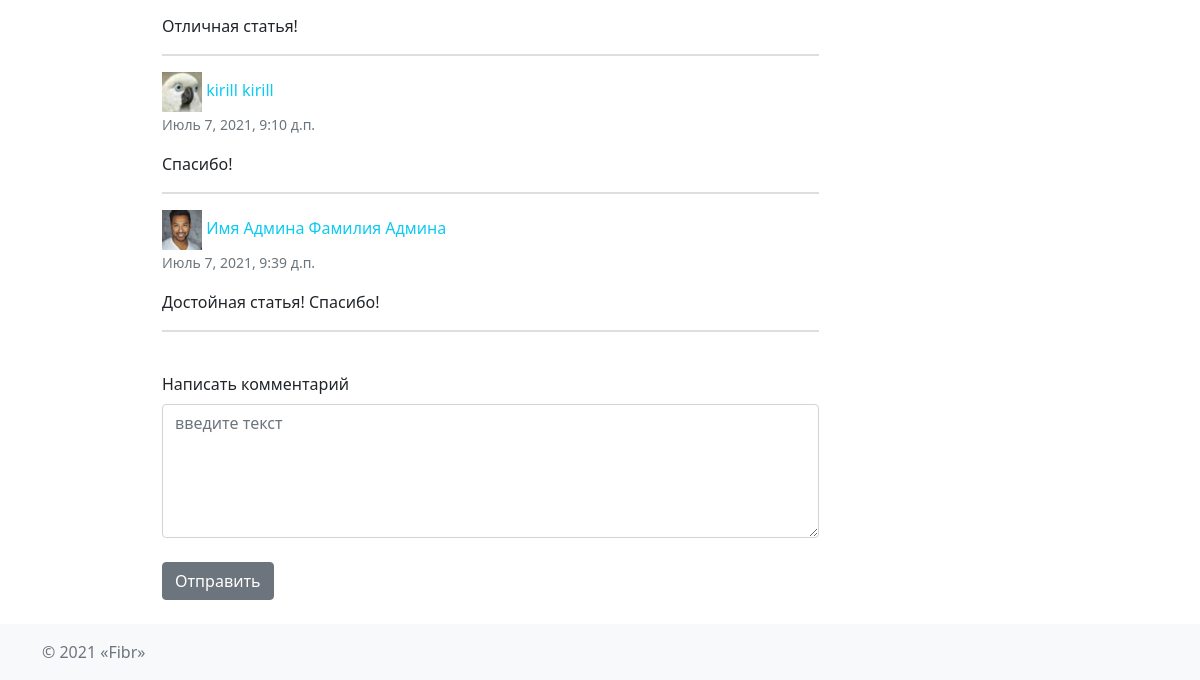
/article/10/ (lower part), run on an earlier commit of the app's database.
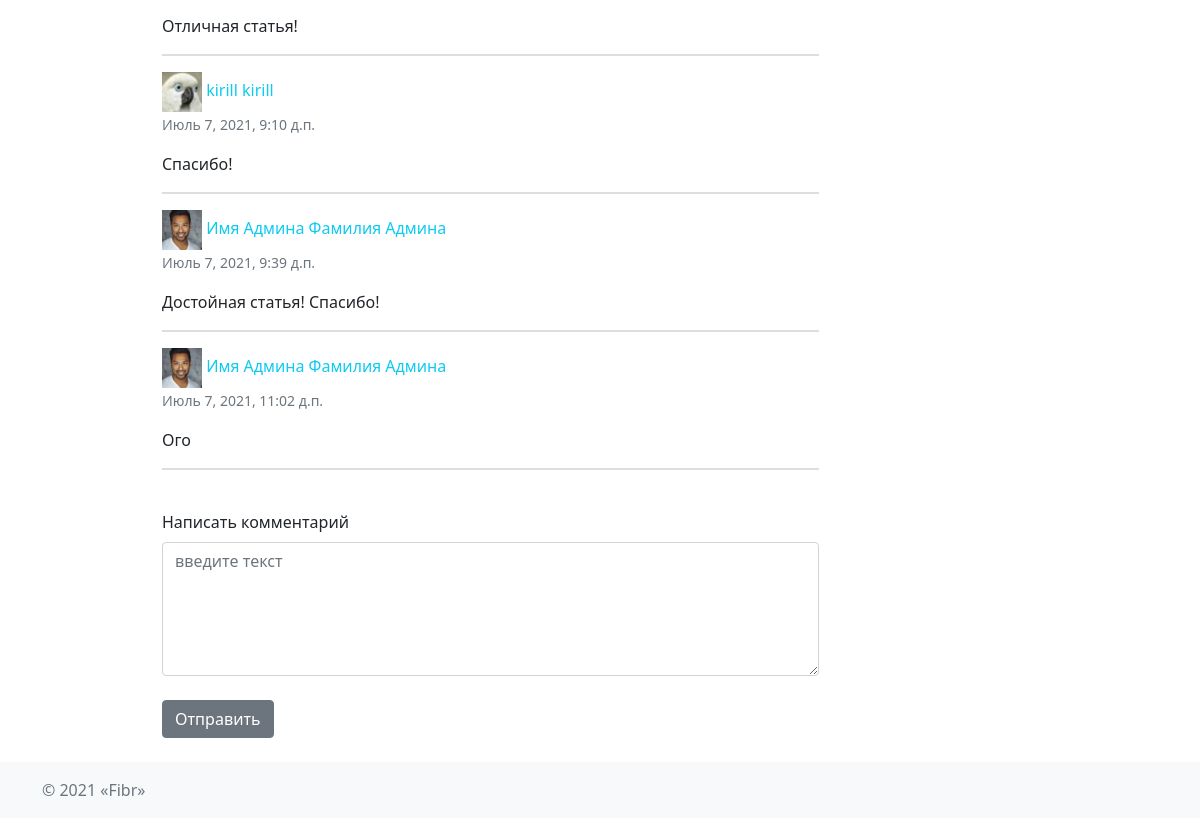
And on a later commit of the database.
### article/models.py (models this page shows)
class Comment(models.Model):
    user = models.ForeignKey(User, on_delete=models.CASCADE)
    article = models.ForeignKey(Article, on_delete=models.CASCADE)
    text = models.TextField(blank=True)
    created_at = models.DateTimeField(auto_now_add=True)
    updated_at = models.DateTimeField(auto_now=True)
    @property
    def get_author_name(self):
        author_name = self.user.get_full_name()
        return author_name
    @property
    def get_author_avatar(self):
        author_avatar = self.user.image
        return author_avatar

### authapp/models.py (models this page shows, shortened)
class User(AbstractUser):
    image = models.ImageField(upload_to='users_avatars', blank=True, default='static/img/default.jpg')
    birthday = models.DateField(blank=True, null=True)
    def __str__(self):
        return self.username

### article/views.py (the view)
# urls.py: path('<int:pk>/', article.ArticleView.as_view(), name='article'),
class ArticleView(DetailView):
    model = Article
    template_name = 'article/article.html'
    def get_context_data(self, **kwargs):
        context = super().get_context_data(**kwargs)
        context['articles'] = Article.objects.filter(topic=self.kwargs.get('pk'))
        context['comments'] = Comment.objects.filter(article=self.kwargs.get('pk'))
        return context

### article/models.py (called while the page is built)
    def get_total_likes(self):
        likes = Like.objects.filter(article=self, is_liked=True)
        return len(likes)

    def get_total_dislikes(self):
        likes = Like.objects.filter(article=self, is_disliked=True)
        return len(likes)

### context_processor.py (called while the page is built)
def topic_list(request):
    return {"topic_list": Topic.objects.all()}

### hub/models.py (called while the page is built)
    def __str__(self):
        return self.name

### article/templates/article/article.html (shortened to what this page needs)
{% extends 'article/base.html' %}
{% load static %}
{% block content %}
    <div class="container w-75">
        {% for comment in comments %}
            <header class="accordion-header mt-2 w-75">
                <a href="user" class="text-info" title="Автор публикации" style="text-decoration: none;">
                    <img src="/media/{{ comment.get_author_avatar }}" width="40" height="40" class="img-fluid"
                         alt="img">
                    <span class="text">{{ comment.get_author_name }}</span>
                </a>
                <p class="timelist text-muted"><small>{{ comment.created_at }}</small></p>
            </header>
            <div class="media-list media-bordered mt-2 w-75">
                <div class="media">
                    <div class="media-body">
                        {{ comment.text }}
                    </div>
                    <hr style="border: 1px solid grey;">
                </div>
            </div>
        {% endfor %}
        <form class="form" action="{% url 'article:comment_article' article.pk %}" method="POST">
            <div class="form-body">
                <div class="form-group">
                    <label class="mt-4 w-75" for="review-desc-comment">Написать комментарий
                    </label>
                    <textarea class="form-control w-75 mt-2" id="review-desc-comment" name="text"
                              placeholder="введите текст" rows="5"></textarea>
                </div>
                <button class="btn btn-secondary mt-4 mb-4" type="submit">
                    Отправить
                </button>
            </div>
        </form>
    </div>
{% endblock %}

What changed in the data, as far as the page shows it:
added Comment: get_author_avatar (picture), get_author_name "Имя Админа Фамилия Админа", created_at "Июль 7, 2021, 11:02 д.п.", text "Ого"
